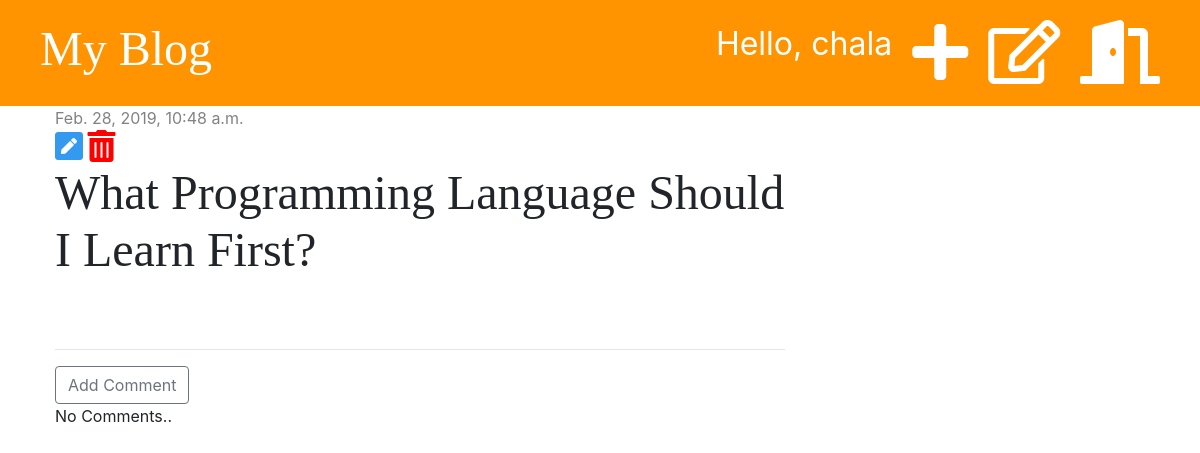
The page /post/1/ (signed in) on the database as committed earlier.
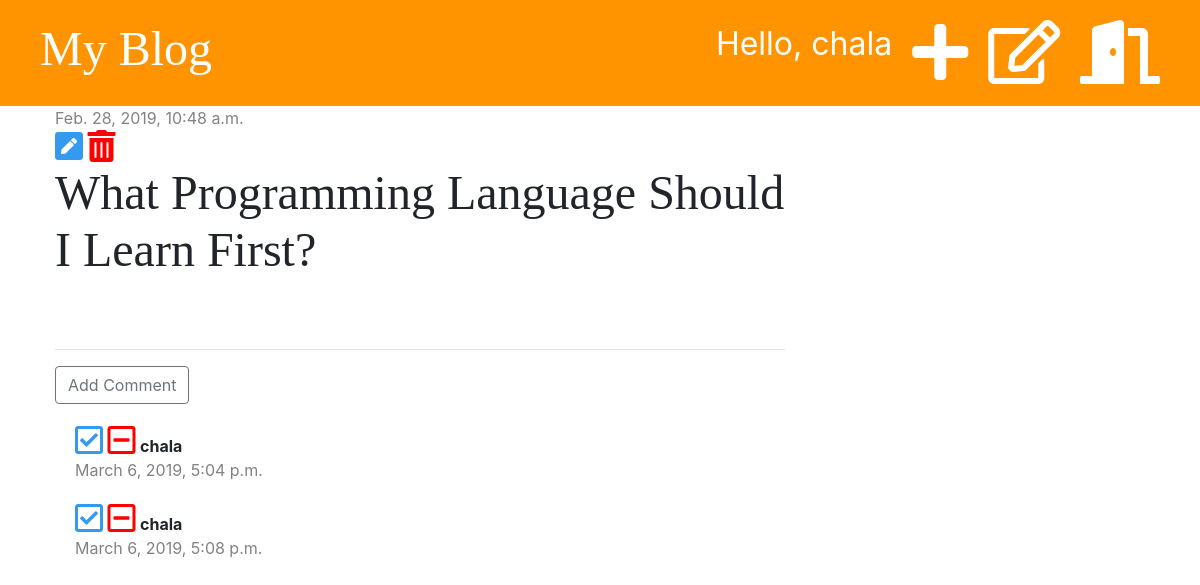
The same page on the database as committed later.
### blog/models.py (models this page shows, shortened)
class Comment(models.Model):
    post = models.ForeignKey('blog.Post', on_delete=models.CASCADE, related_name='comments')
    author = models.CharField(max_length=200)
    text = models.TextField()
    created_date = models.DateTimeField(default=timezone.now)
    approved = models.BooleanField(default=False)

### blog/views.py (the view)
# urls.py: path('post/<int:pk>/', views.post_detail, name='post_detail'),
def post_detail(request, pk):
    post = get_object_or_404(Post, pk=pk)
    stuff_for_frontend = {'post': post}
    return render(request, 'blog/post_detail.html', stuff_for_frontend)

### blog/templatetags/markdownify.py (called while the page is built)
@register.filter
def markdown(value):
    renderer = HighlightRenderer()
    markdown = mistune.Markdown(renderer=renderer)
    return markdown(value)

### blog/templates/blog/post_detail.html (shortened to what this page needs)
{% extends 'blog/base.html' %}
{% load markdownify %}
{% block content %}
    <div class="post">
        {% if post.published_date %}
            <div class="date">
                {{ post.published_date }}
            </div>
        {% else %}
            <a href="{% url 'post_publish' pk=post.pk %}" class="btn btn-primary">Publish</a>
        {% endif %}
        {% if user.is_authenticated %}
            <a href="{% url 'post_edit' pk=post.pk %}"><i class="fas fa-pen-square fa-2x" style="color: #339af0;"></i></a>
            {% if user.is_superuser %}
                <a href="{% url 'post_delete' pk=post.pk %}" style="color: red;"
                    onclick="return confirm('Are you sure you want to delete this post?')"><i class="fas fa-trash-alt fa-2x"></i></a>
            {% endif %}
        {% endif %}
        <h1>{{ post.title }}</h1>
    </div>
    <hr>
    <a href="{% url 'add_comment_to_post' pk=post.pk %}" class="btn btn-outline-secondary">Add Comment</a>
    {% for comment in post.comments.all %}
        {% if user.is_authenticated or comment.approved %}
            <div class="comment">
                {% if not comment.approved and user.is_superuser %}
                    <a href="{% url 'comment_approve' pk=comment.pk %}" style="color: #339af0;"><i class="far fa-check-square fa-2x"></i></a>
                    <a href="{% url 'comment_remove' pk=comment.pk %}" style="color: red;"><i class="far fa-minus-square fa-2x"></i></a>
                    {% elif user.is_superuser %}
                        <a href="{% url 'comment_remove' pk=comment.pk %}" style="color: red;"><i class="far fa-minus-square fa-2x"></i></a>
                {% endif %}
                <strong>{{ comment.author }}</strong>
                <div class="date">
                    <p>{{ comment.created_date }}</p>
                </div>
            </div>
        {% endif %}
    {% empty %}
        <p>No Comments..</p>
    {% endfor %}
{% endblock %}

Rows that differ between the two databases and show on the page:
added Comment: approved False (drawn), author "chala", created_date "March 6, 2019, 5:04 p.m."
added Comment: approved False (drawn), author "chala", created_date "March 6, 2019, 5:08 p.m."
Other text that changed with them:
text no longer shown: "No Comments.."
